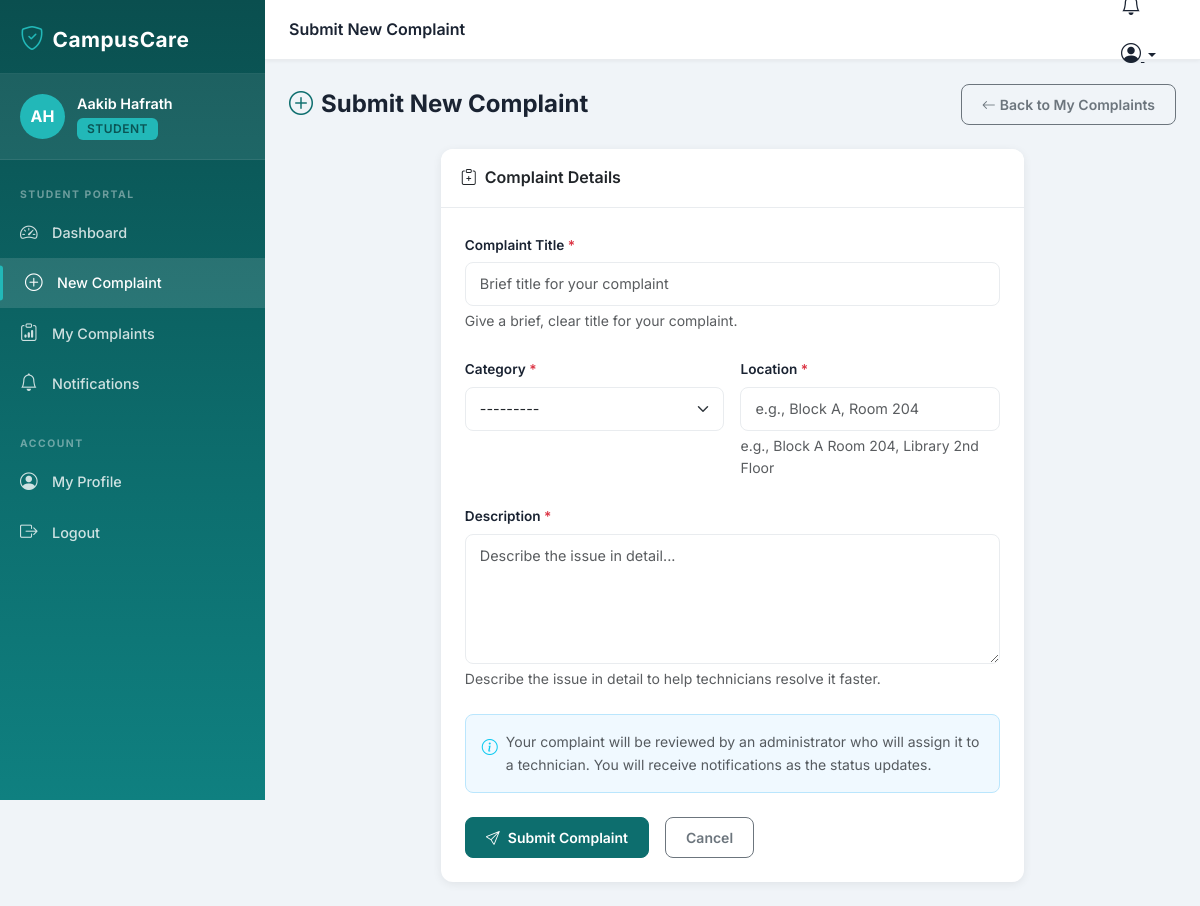
/complaints/submit/ (signed in), run on the app's committed database.
### accounts/models.py (models this page shows, shortened)
class User(AbstractUser):
    ROLE_STUDENT = 'student'
    ROLE_ADMIN = 'administrator'
    ROLE_TECHNICIAN = 'technician'
    ROLE_CHOICES = [
        (ROLE_STUDENT, 'Student'),
        (ROLE_ADMIN, 'Administrator'),
        (ROLE_TECHNICIAN, 'Technician'),
    ]
    role = models.CharField(
        max_length=20,
        choices=ROLE_CHOICES,
        default=ROLE_STUDENT
    )
    phone_number = models.CharField(max_length=20, blank=True)
    student_id = models.CharField(max_length=50, blank=True)
    department = models.CharField(max_length=100, blank=True)
    profile_picture = models.ImageField(
        upload_to='profile_pictures/', null=True, blank=True
    )
    created_at = models.DateTimeField(auto_now_add=True)
    updated_at = models.DateTimeField(auto_now=True)
    class Meta:
        db_table = 'accounts_user'
        verbose_name = 'User'
        verbose_name_plural = 'Users'
    @property
    def is_student(self):
        return self.role == self.ROLE_STUDENT
    @property
    def is_administrator(self):
        return self.role == self.ROLE_ADMIN
    @property
    def is_technician(self):
        return self.role == self.ROLE_TECHNICIAN
    def get_role_display_name(self):
        return dict(self.ROLE_CHOICES).get(self.role, 'Unknown')

### complaints/views.py (the view)
# urls.py: path('submit/', views.submit_complaint, name='submit_complaint'),
@login_required
def submit_complaint(request):
    if not request.user.is_student:
        messages.error(request, 'Only students can submit complaints.')
        return redirect('accounts:login')
    if request.method == 'POST':
        form = ComplaintSubmitForm(request.POST)
        if form.is_valid():
            try:
                complaint = ComplaintService.submit_complaint(
                    student=request.user,
                    title=form.cleaned_data['title'],
                    category=form.cleaned_data['category'],
                    location=form.cleaned_data['location'],
                    description=form.cleaned_data['description'],
                )
                messages.success(request, f'Complaint #{complaint.pk} submitted successfully!')
                return redirect('complaints:my_complaints')
            except Exception as e:
                messages.error(request, f'Error submitting complaint: {str(e)}')
    else:
        form = ComplaintSubmitForm()
    return render(request, 'complaints/submit.html', {
        'form': form,
        'page_title': 'Submit New Complaint'
    })

### complaints/forms.py
class ComplaintSubmitForm(forms.ModelForm):
    class Meta:
        model = Complaint
        fields = ['title', 'category', 'location', 'description']
        widgets = {
            'title': forms.TextInput(attrs={
                'class': 'form-control',
                'placeholder': 'Brief title for your complaint'
            }),
            'category': forms.Select(attrs={'class': 'form-select'}),
            'location': forms.TextInput(attrs={
                'class': 'form-control',
                'placeholder': 'e.g., Block A, Room 204'
            }),
            'description': forms.Textarea(attrs={
                'class': 'form-control',
                'rows': 5,
                'placeholder': 'Describe the issue in detail...'
            }),
        }

### notifications/context_processors.py (called while the page is built)
def unread_notifications_count(request):
    if request.user.is_authenticated:
        from .models import Notification
        count = Notification.objects.filter(
            recipient=request.user,
            is_read=False
        ).count()
        return {'unread_notifications_count': count}
    return {'unread_notifications_count': 0}

### templates/complaints/submit.html (shortened to what this page needs)
{% extends 'base.html' %}
{% block nav_submit %}active{% endblock %}
{% block content %}
<div class="page-header">
  <div class="page-header-title"><i class="bi bi-plus-circle me-2 text-primary"></i>Submit New Complaint</div>
  <a href="{% url 'complaints:my_complaints' %}" class="btn btn-outline-secondary">
    <i class="bi bi-arrow-left me-1"></i>Back to My Complaints
  </a>
</div>
<div class="row justify-content-center">
  <div class="col-lg-8">
    <div class="card">
      <div class="card-header">
        <i class="bi bi-clipboard-plus me-2"></i>Complaint Details
      </div>
      <div class="card-body p-4">
        <form method="post" novalidate>
          <div class="mb-4">
            <label class="form-label">Complaint Title <span class="text-danger">*</span></label>
            {{ form.title }}
            <div class="form-text">Give a brief, clear title for your complaint.</div>
          </div>
          <div class="row g-3 mb-4">
            <div class="col-md-6">
              <label class="form-label">Category <span class="text-danger">*</span></label>
              {{ form.category }}
            </div>
            <div class="col-md-6">
              <label class="form-label">Location <span class="text-danger">*</span></label>
              {{ form.location }}
              <div class="form-text">e.g., Block A Room 204, Library 2nd Floor</div>
            </div>
          </div>
          <div class="mb-4">
            <label class="form-label">Description <span class="text-danger">*</span></label>
            {{ form.description }}
            <div class="form-text">Describe the issue in detail to help technicians resolve it faster.</div>
          </div>
          <div class="p-3 rounded-3 mb-4" style="background:#f0f9ff;border:1px solid #bae6fd;">
            <div class="d-flex gap-2 align-items-start">
              <i class="bi bi-info-circle text-info mt-1"></i>
              <div class="small text-muted">
                Your complaint will be reviewed by an administrator who will assign it to a technician.
                You will receive notifications as the status updates.
              </div>
            </div>
          </div>
          <div class="d-flex gap-3">
            <button type="submit" class="btn btn-primary">
              <i class="bi bi-send me-2"></i>Submit Complaint
            </button>
            <a href="{% url 'accounts:student_dashboard' %}" class="btn btn-outline-secondary">Cancel</a>
          </div>
        </form>
      </div>
    </div>
  </div>
</div>
{% endblock %}

### templates/base.html (shortened to what this page needs)
<!DOCTYPE html>
<html lang="en">
<head>
    <link href="https://cdn.jsdelivr.net/npm/bootstrap@5.3.2/dist/css/bootstrap.min.css" rel="stylesheet">
    <link href="https://cdn.jsdelivr.net/npm/bootstrap-icons@1.11.3/font/bootstrap-icons.css" rel="stylesheet">
    <link href="{% load static %}{% static 'css/campuscare.css' %}" rel="stylesheet">
</head>
<body>
{% if user.is_authenticated %}
<div class="sidebar" id="sidebar">
    <div class="sidebar-header">
        <div class="sidebar-brand">
            <i class="bi bi-shield-check me-2"></i>
            <span>CampusCare</span>
        </div>
    </div>
    <div class="sidebar-user">
        <div class="user-avatar">
            {% if user.profile_picture %}
                <img src="{{ user.profile_picture.url }}" alt="Profile" class="rounded-circle" width="45" height="45">
            {% else %}
                <div class="avatar-placeholder">
                    {{ user.first_name|first|upper }}{{ user.last_name|first|upper }}
                </div>
            {% endif %}
        </div>
        <div class="user-info">
            <div class="user-name">{{ user.get_full_name|default:user.username }}</div>
            <div class="user-role badge">{{ user.get_role_display_name }}</div>
        </div>
    </div>
    <nav class="sidebar-nav">
        {% if user.is_student %}
        <div class="nav-section-label">Student Portal</div>
        <a href="{% url 'accounts:student_dashboard' %}" class="nav-item {% block nav_dashboard %}{% endblock %}">
            <i class="bi bi-speedometer2"></i> Dashboard
        </a>
        <a href="{% url 'complaints:submit_complaint' %}" class="nav-item {% block nav_submit %}{% endblock %}">
            <i class="bi bi-plus-circle"></i> New Complaint
        </a>
        <a href="{% url 'complaints:my_complaints' %}" class="nav-item {% block nav_my_complaints %}{% endblock %}">
            <i class="bi bi-clipboard-data"></i> My Complaints
        </a>
        <a href="{% url 'notifications:list' %}" class="nav-item {% block nav_notifications %}{% endblock %}">
            <i class="bi bi-bell"></i> Notifications
        </a>
        {% endif %}
        <div class="nav-section-label mt-3">Account</div>
        <a href="{% url 'accounts:profile' %}" class="nav-item {% block nav_profile %}{% endblock %}">
            <i class="bi bi-person-circle"></i> My Profile
        </a>
        <a href="{% url 'accounts:logout' %}" class="nav-item nav-logout" onclick="return confirm('Are you sure you want to logout?')">
            <i class="bi bi-box-arrow-right"></i> Logout
        </a>
    </nav>
</div>
<div class="main-content">
    <div class="topbar">
        <div class="topbar-title">
            {% block page_header %}{{ page_title|default:"CampusCare" }}{% endblock %}
        </div>
        <div class="topbar-actions">
            {% if user.is_student %}
            <a href="{% url 'notifications:list' %}" class="btn btn-link position-relative topbar-icon">
                <i class="bi bi-bell fs-5"></i>
            </a>
            {% endif %}
            <div class="dropdown">
                <button class="btn btn-link topbar-icon dropdown-toggle" data-bs-toggle="dropdown">
                    <i class="bi bi-person-circle fs-5"></i>
                </button>
            </div>
        </div>
    </div>
    <div class="page-content">
        {% block content %}{% endblock %}
    </div>
</div>
{% endif %}
<script src="{% load static %}{% static 'js/campuscare.js' %}"></script>
</body>
</html>

### data on the page
User: first_name|first "A", last_name|first "H", get_full_name "Aakib Hafrath", get_role_display_name "STUDENT"

### other printed values
{{ page_title|default:"CampusCare" }} "Submit New Complaint"
